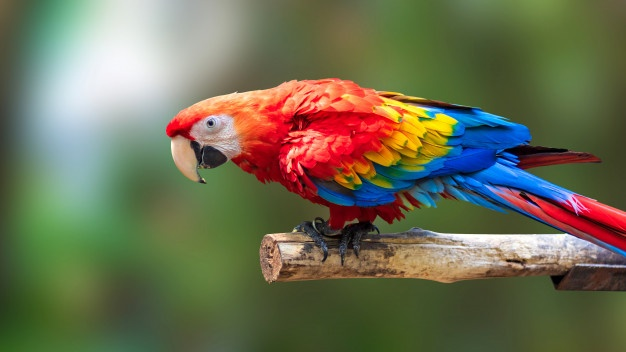
#> input picture data/parrot.jpg, 626 x 352 px
$ jupyter execute resize.ipynb   (shell and % lines are left out)
#> lines starting #> are read from the running program, lines starting #| are printed output that depends on the picture
[cell 1]
import numpy as np
import cv2
import matplotlib.pyplot as plt

[cell 2]
#read image
img = cv2.imread('./data/parrot.jpg')
#> img is the input picture: shape (352, 626, 3); mean B, G, R 83.5, 110.4, 109.7
# convert into grayscale
gray = cv2.cvtColor(img, cv2.COLOR_BGR2GRAY)
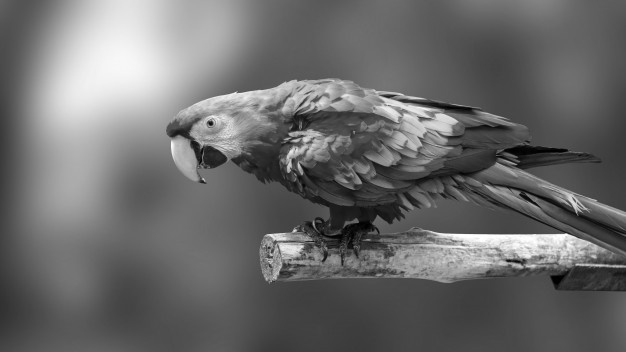
#> gray: shape (352, 626); min 0, max 255, mean 107.1
print(gray.shape)
#| (352, 626)
plt.imshow(gray, cmap='gray')
plt.show()

[cell 3]
img_re = cv2.resize(gray, (600,300), cv2.INTER_AREA)
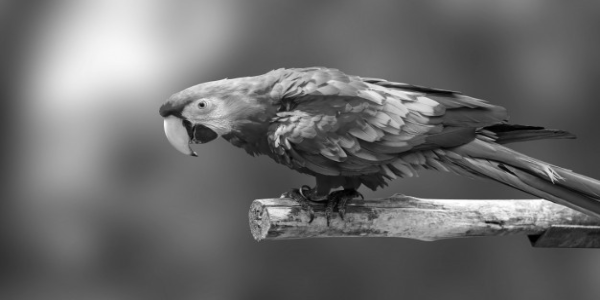
#> img_re: shape (300, 600); min 0, max 255, mean 107
img_re.shape
#> Out = (300, 600)

[cell 4]
plt.imshow(img_re, cmap='gray')
plt.show()

[cell 5]
#shrink
img_en = cv2.resize(gray, (1200,600), cv2.INTER_CUBIC)
img_en.shape
#> Out = (600, 1200)
